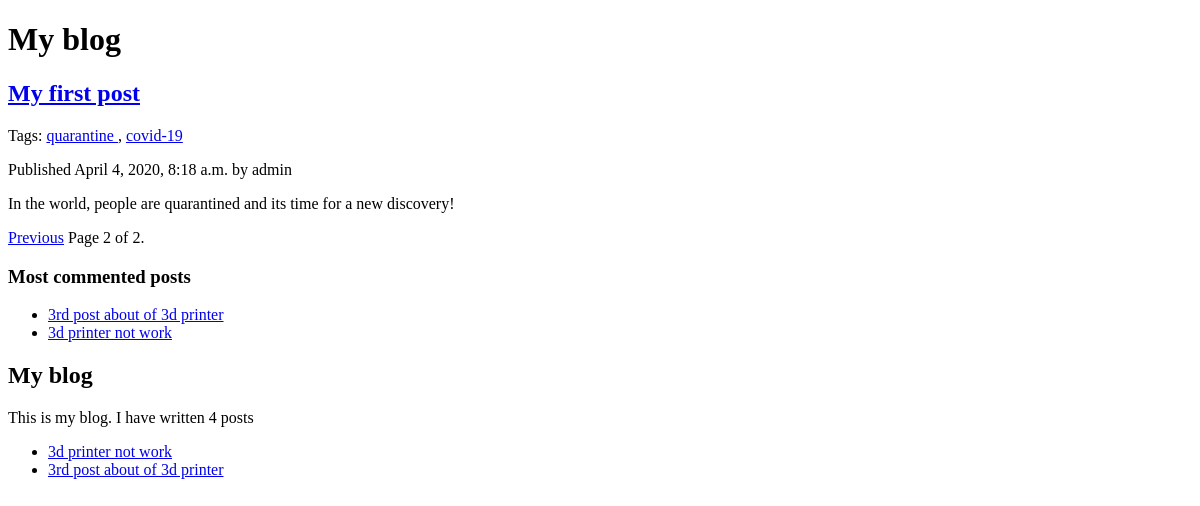
The app's page /blog/?page=2, older data.
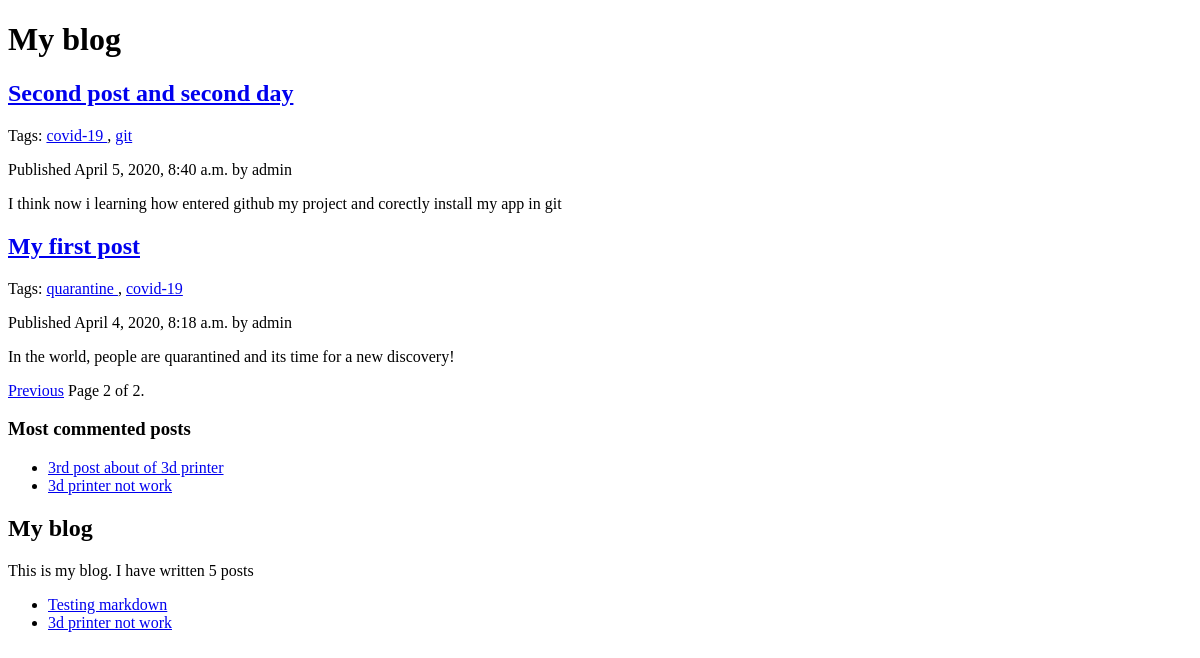
The same page, newer data.
### blog/models.py (models this page shows, shortened)
class Post(models.Model):
    STATUS_CHOICES = (
        ('draft', 'Draft'),
        ('published', 'Published'),
    )
    title = models.CharField(max_length=250)
    slug = models.SlugField(max_length=250, unique_for_date='publish')
    author = models.ForeignKey(User, related_name='blog_posts',on_delete=models.CASCADE)
    body = models.TextField()
    publish = models.DateTimeField(default=timezone.now)
    created = models.DateTimeField(auto_now_add=True)
    updated = models.DateTimeField(auto_now=True)
    status = models.CharField(max_length=10, choices=STATUS_CHOICES, default='draft')
    tags = TaggableManager()
    class Meta:
        ordering = ['-publish']
    def get_absolute_url(self):
        return reverse('post_detail', args=[self.publish.year,self.publish.strftime('%m'),self.publish.strftime('%d'),self.slug])

### blog/views.py (the view)
# urls.py: path('', views.post_list, name='post_list'),
def post_list(request, tag_slug=None):
    object_list = Post.objects.all()
    tag = None
    if tag_slug:
        tag = get_object_or_404(Post.tags.all(), slug=tag_slug)
        object_list = object_list.filter(tags__in=[tag])
    paginator = Paginator(object_list, 3) # 3 posts in each page
    page = request.GET.get('page')
    try:
        posts = paginator.page(page)
    except PageNotAnInteger:
        posts = paginator.page(1)
    except EmptyPage:
        posts = paginator.page(paginator.num_pages)
    return render(request, 'post/list.html', {'page': page, 'posts': posts, 'tag': tag})

### blog/templatetags/blog_tags.py (called while the page is built)
@register.simple_tag
def total_posts():
    return Post.objects.all().count()

@register.inclusion_tag('latest_post.html')
def show_latest_posts(count=2):
    latest_posts = Post.objects.all().order_by('-publish')[:count]
    return {'latest_posts': latest_posts}

@register.simple_tag
def get_most_commented_posts(count=2):
    return Post.objects.all().annotate(total_comments=Count('comments')).order_by('-total_comments')[:count]

@register.filter(name='markdown')
def markdown_format(text):
    return mark_safe(markdown.markdown(text))

### blog/templates/post/list.html (shortened to what this page needs)
{% extends "base.html" %}
{% load blog_tags %}
{% block content %}
  <h1>My blog</h1>
  {% for post in posts %}
    <h2>
      <a href="{{ post.get_absolute_url }}">{{ post.title }}</a>
    </h2>
    <p class="tags">
    Tags:
    {% for tag in post.tags.all %}
        <a href="{% url 'post_list_by_tag' tag.slug %}">
            {{ tag.name }}
        </a>
        {% if not forloop.last %}, {% endif %}
    {% endfor %}
  </p>
  <p class="date">
    Published {{ post.publish }} by {{ post.author }}
  </p>
  {{ post.body|markdown|truncatewords_html:30}}
  {% endfor %}
  {% include "pagination.html" with page=posts %}
{% endblock %}

### blog/templates/base.html (shortened to what this page needs)
{% load blog_tags %}
<!DOCTYPE html>
<html lang="en" dir="ltr">
  <head>
  </head>
  <body>
    <div id="content">
      {% block content %}
      {% endblock %}
    </div>
    <h3>Most commented posts</h3>
{% get_most_commented_posts as most_commented_posts %}
<ul>
    {% for post in most_commented_posts %}
        <li>
            <a href="{{ post.get_absolute_url }}">{{ post.title }}</a>
        </li>
    {% endfor %}
</ul>
    <div id="sidebar">
      <h2>My blog</h2>
      <p>This is my blog. I have written {% total_posts %} posts</p>
    </div>
    {%  show_latest_posts  %}
  </body>
</html>

### blog/templates/latest_post.html
<ul>
    {% for post in latest_posts %}
        <li>
            <a href="{{ post.get_absolute_url }}">{{ post.title }}</a>
        </li>
    {% endfor %}
</ul>

Row changes from the older to the newer data that the page shows:
no longer on one of the page's lists (row unchanged): Post: title "3rd post about of 3d printer"
now on this page (row unchanged): Post: title "Second post and second day", publish "April 5, 2020, 8:40 a.m.", author "admin", body "I think now i learning how entered github my project and corectly install my app in git", Tag (name "covid-19"), shown under "My blog"
now on this page (row unchanged): Tag: name "git", shown under "Second post and second day"
added Post: title "Testing markdown", shown under "My blog"
Text that changed along with them:
text no longer shown: "4"
text now shown: "5"
